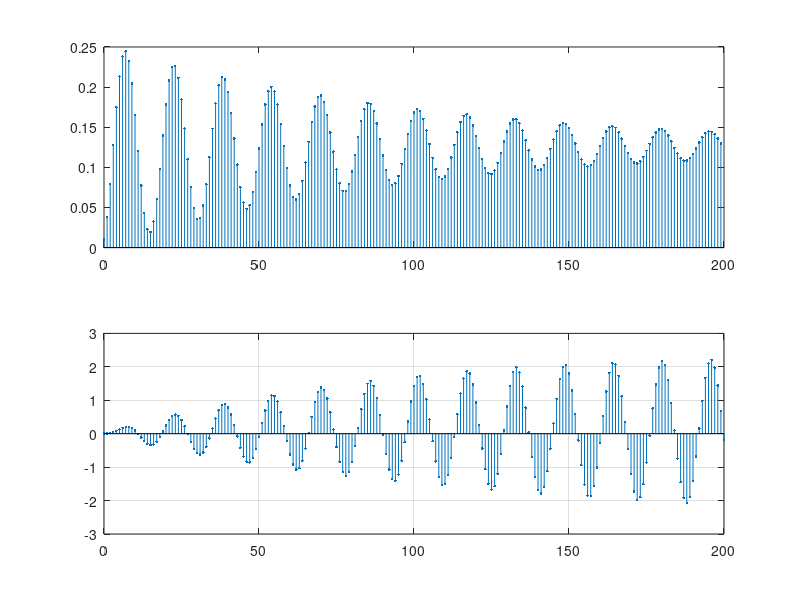

Write the MATLAB code that produced this figure.
A = [1, -1.8237, 0.9801];
B = [1/100.49, 1/100.49];

xn = ones(1,200);
zi = filtic(B,A,0);
yn = filter(B,A,xn,zi);
subplot(2,1,1);
stem(0:length(yn)-1, yn, '.');

n = 0:200;
xn = sin(0.014*n)+sin(0.4*n);
zi = filtic(B,A,0);
yn = filter(B,A,xn, zi);
subplot(2,1,2);
stem(0:length(yn)-1,yn,'.');
grid on;